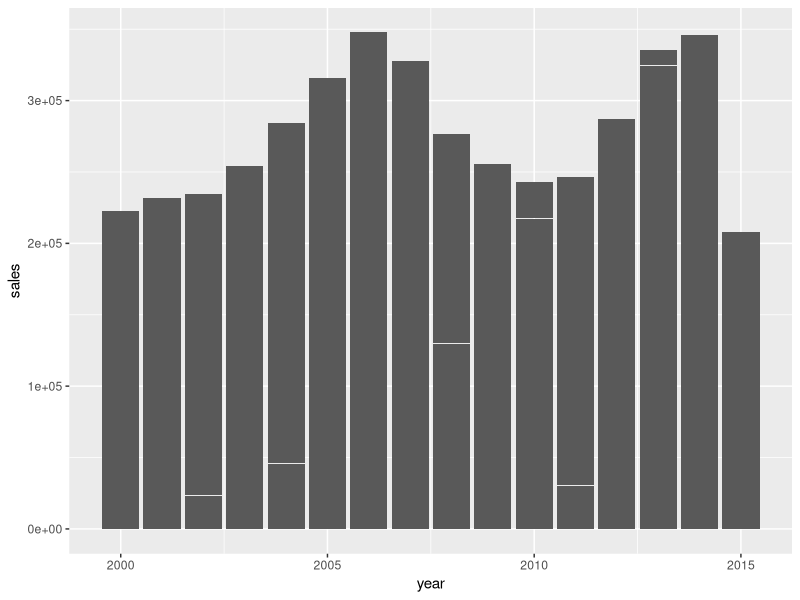
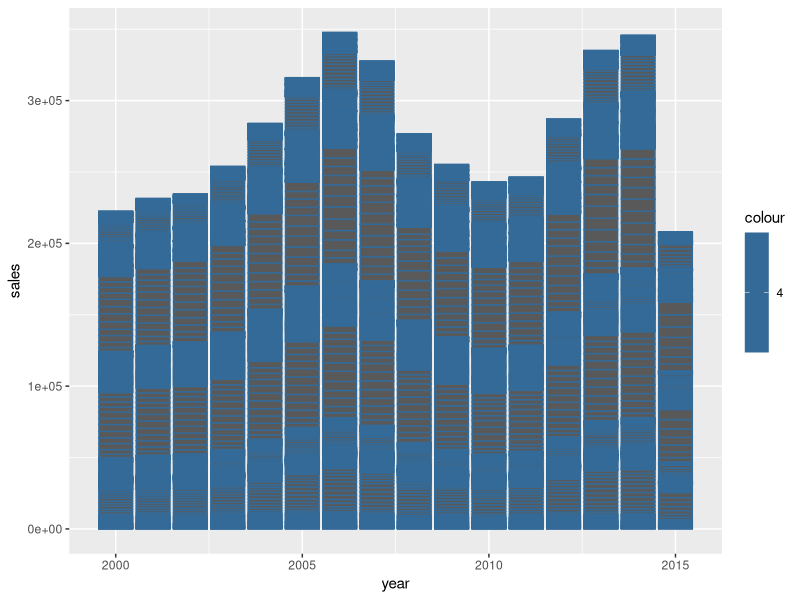

Generate these figures, in order, with R:
library(ggplot2)
data("txhousing")


ggplot(data=txhousing, aes(year, sales)) + geom_bar(stat="identity")


ggplot(data=txhousing, aes(year, sales, color=4, label= sales)) + 
  geom_bar(stat="identity")


